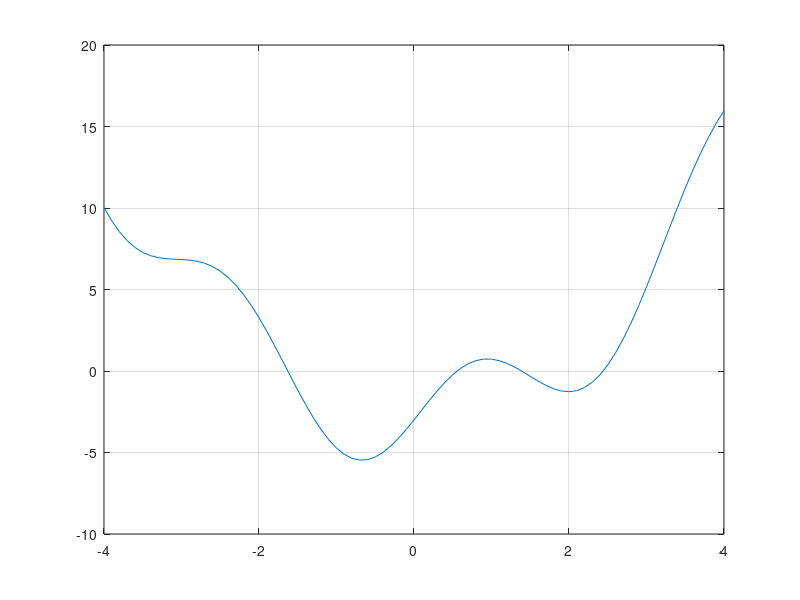

Write MATLAB code to recreate this figure. (Note: this script raises an error after producing the figure.)
clc;
close all;
clear all;

format long
x = -4:0.1:4;
y = (x.^2)+3*sin(2*x)-3;
plot(x,y)
grid on

error = 0.000001;
a = 0;%definimos el intervalo de donde quiero encontrar la raíz
b = 1;
c = (a+b)/2;
fdc = (c^2)+3*sin(2*c)-3;
i=0;
while(abs(fdc)> error)%mientras que el valor absoluto de fdc sea mayor al error, continua evaluando
    c=(a+b) / 2;
    fda=(a^2) + 3*sin(2*a) - 3;%pedimos que evalœe la ecuación en a, b y c
    fdb=(b^2) + 3*sin(2*b) - 3;
    fdc=(c^2) + 3*sin(2*c)-3;
    i=i+1; % para contruir una tabla
    a_vector(i)=a;
    c_vector(i)=c;
    b_vector(i)=b;
    fda_vector(i)=fda;
    fdc_vector(i)=fdc;
    fdb_vector(i)=fdb; % termina los valores para la tabla.
    if fda*fdc < 0 %si fda por fdc es mayor a 0, b se recorre a c
        b = c;
    else
       a = c; %si no, a se recorre
    end
end
i; % va a imprimir el nœmero de iteraciones que necesitó para llegar a ese valor
Tabla=[a_vector;c_vector;b_vector;fda_vector;fdc_vector;fdb_vector]; % se construye la tabla
a_vector
raiz = c %para imprimir la raíz
xlswrite('Tabla_180213_Metodo_biseccion.xlsx',Tabla) %Mandamos nuestros datos a un archivo de Excel.

